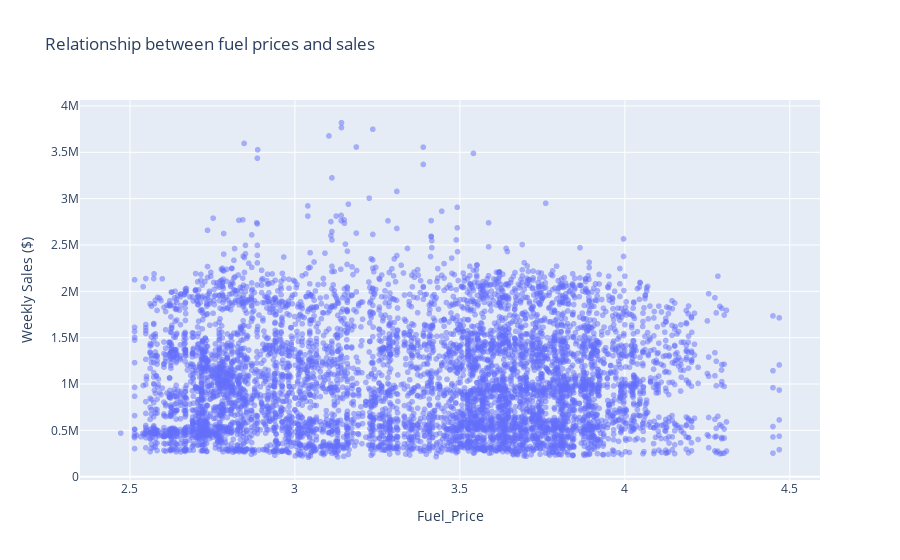

Here is the notebook cell this chart was saved with:
### Markdown cell above
Para el caso de **_Fuel Price_** evidenciamos una distribución ***bimodal***, con un muy pequeño ***sesgo*** hacia la derecha.

### Code cell
fig = px.scatter(df, x='Fuel_Price', y='Weekly_Sales', 
                 title='Relationship between fuel prices and sales',
                 labels={'Fuel_Price': 'Fuel_Price', 'Weekly_Sales': 'Weekly Sales ($)'},
                 opacity=0.5)

fig.show()

### Figure 1 — Plotly figure (JSON) as saved in the notebook; plotly's stock layout.template omitted (floating-point values rounded to 4 significant figures; data arrays with more than 128 entries replaced by an {"elided": "..."} marker saying what was removed)
{"data": [{"hovertemplate": "Fuel_Price=%{x}<br>Weekly Sales ($)=%{y}<extra></extra>", "legendgroup": "", "marker": {"color": "#636efa", "opacity": 0.5, "symbol": "circle"}, "mode": "markers", "name": "", "showlegend": false, "type": "scattergl", "x": {"elided": "6435 float values"}, "xaxis": "x", "y": {"elided": "6435 float values"}, "yaxis": "y"}], "layout": {"legend": {"tracegroupgap": 0}, "title": {"text": "Relationship between fuel prices and sales"}, "xaxis": {"anchor": "y", "domain": [0, 1], "title": {"text": "Fuel_Price"}}, "yaxis": {"anchor": "x", "domain": [0, 1], "title": {"text": "Weekly Sales ($)"}}}}
